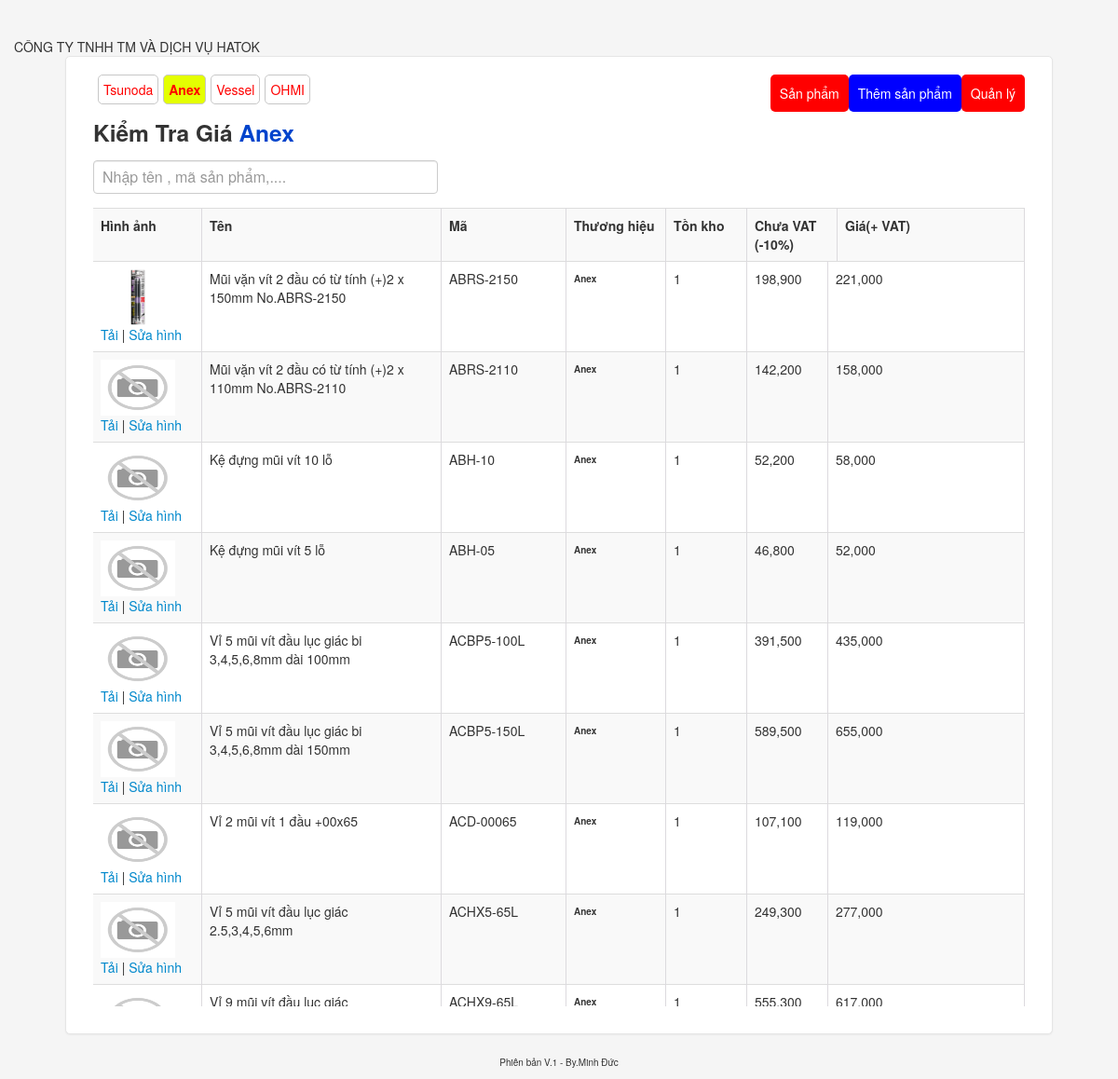
Page /3 on the committed database.
### sanpham/models.py (models this page shows, shortened)
class thuonghieu(models.Model):
    ten = models.CharField(max_length=100,default='HATOK',verbose_name='Thương hiệu')
    def __str__(self):
        return self.ten
    class Meta:
        verbose_name_plural = 'Thương hiệu'

class sanpham(models.Model):
    ten = models.CharField(max_length=200,verbose_name='Tên sản phẩm')
    masp = models.CharField(max_length=100,verbose_name='Mã sản phẩm')
    thuonghieusp = models.ForeignKey(thuonghieu,on_delete=models.CASCADE,verbose_name='Thương hiệu')
    choices = [('cai', 'Cái'), ('hop', 'Hộp'), ('bo', 'Bộ'),('sanpham', 'Sản phẩm')]
    donvi = models.CharField(max_length=25,choices=choices, default='sanpham',verbose_name='Đơn vị')
    giabanle = models.IntegerField(verbose_name='Giá (đã bao gồm VAT)',null=False)
    soluong = models.IntegerField(verbose_name='Tồn kho',default='1')
    hinh = models.ImageField(verbose_name='Hình ảnh',null=False, upload_to='sanpham/',default='media/sanpham/none-img.png')
    def kovat(self):
        return self.giabanle * 0.9
    class Meta:
        verbose_name_plural = 'Sản phẩm'

### sanpham/views.py (the view)
# urls.py: path("<int:id>", index_th, name = 'index_th' ),
def index_th(request,id):
    sp = sanpham.objects.all()
    thuonghieus = thuonghieu.objects.all()
    try:
        th = thuonghieu.objects.get(id=id)
    except thuonghieu.DoesNotExist:
        messages.add_message(request, messages.INFO, 'Có cái gì đó sai sai !')
        return redirect('sanpham:index')
    data={'sp':sp,
          'th':th,
          'thuonghieus':thuonghieus,
    }
    return render(request,'quanlysanpham/index_th.html',data)

### templates/quanlysanpham/index_th.html (shortened to what this page needs)
{% extends "quanlysanpham/base.html" %}
{% load humanize %}
{% block content %}
<blink>
   <marquee>
      CÔNG TY TNHH TM VÀ DỊCH VỤ HATOK
   </marquee>
</blink>
<div class="form-signin">
    {% include 'quanlysanpham/danhsach-thuonghieu.html' %}
    <div class="thuonghieusp" style="display: flex;">
        {% for d in thuonghieus %}
            <a href="{% url 'sanpham:index_th' d.id %}" id="thuong-hieu-{{ d.id }}" style="margin-left: 5px;color: red;padding: 5px;border: 1px solid #c7c7c7;border-radius: 5px;">{{ d.ten }}</a>
        {% endfor %}
</div>
    <h3 class="form-signin-heading">Kiểm Tra Giá<b style="color: #0044cc;"> {{ th.ten }}</b></h3>
	<input id="q" type="text" placeholder="Nhập tên , mã sản phẩm,...." />
    <br/>
    <table class="table table-striped dis-s">
       <tr id="sticks">
           <td id="hinh"><strong>Hình ảnh</strong></td>
            <td id="ten"><strong>Tên</strong></td>
            <td id="ma"><strong>Mã </strong></td>
            <td id="th"><strong>Thương hiệu</strong></td>
            <td id="tonkho"><strong>Tồn kho</strong></td>
            <td id="gia"><strong>Chưa VAT (-10%)</strong></td>
            <td id="gias"><strong>Giá(+ VAT)</strong></td>
        </tr>
    </table>
<div class="tab id">
    <table class="table table-striped dis">
        {% for r in th.sanpham_set.all %}
        <tr>
            <td id="hinh"><img src="{{ r.hinh.url }}" style="width: 80px;height: 60px">
                <br>
                <a href="{{ r.hinh.url }}" download="{{ r.ten }}">Tải </a> | <a href="/admin/sanpham/sanpham/{{ r.id }}/change/">Sửa hình </a>
            </td>
            <td id="ten" style="display: table-cell;width:240px;height: 80px;">{{ r.ten }}</td>
            <td id="ma">{{ r.masp }}</td>
            <td id="th"><p>{{ r.thuonghieusp }}</p></td>
            <td id="tonkho">{{ r.soluong }}</td>
            <td id="tonkho">{{ r.kovat|floatformat:"0"|intcomma }}</td>
            <td id="gias">{{ r.giabanle|intcomma }}</td>
        </tr>
        {% endfor %}
	</table>
</div>
</div>
    </div>
{% endblock %}

### static/css/style.css (style rules this page uses)
body { padding-top: 40px; padding-bottom: 40px; background-color: #f5f5f5; }
.form-signin { max-width: 1000px; padding: 19px 29px 29px; margin: 0 auto 20px; background-color: #fff; border: 1px solid #e5e5e5; -webkit-border-radius: 5px; -moz-border-radius: 5px; border-radius: 5px; -webkit-box-shadow: 0 1px 2px rgba(0,0,0,.05); -moz-box-shadow: 0 1px 2px rgba(0,0,0,.05); box-shadow: 0 1px 2px rgba(0,0,0,.05); }
.form-signin .form-signin-heading, .form-signin .checkbox { margin-bottom: 10px; }
.form-signin input[type="text"], .form-signin input[type="password"] { font-size: 16px; height: auto; margin-bottom: 15px; padding: 7px 9px; }
.table-striped tbody > tr:nth-child(odd) > td, .table-striped tbody > tr:nth-child(odd) > th, .table th, .table td { border-right: 1px solid #dcdade; }
td#hinh { width: 100px; }
td#ma { width: 117px; }
td#th { width: 90px; }
td#ten { width: 240px; }
td#tonkho { width: 70px; }
td#gia { width: 80px; }
td#th p { display: block; font-size: 10px; font-weight: 600; }
.tab { overflow-y: scroll; height: 800px; }
.table { margin-bottom: 0px; }
input, textarea, .uneditable-input { width: 350px; }

### rows in the picture
thuonghieu: ten "Tsunoda"
thuonghieu: ten "Anex"
thuonghieu: ten "Vessel"
thuonghieu: ten "OHMI"
sanpham: hinh (picture), ten "Mũi vặn vít 2 đầu có từ tính (+)2 x 150mm No.ABRS-2150", masp "ABRS-2150", thuonghieusp "Anex", soluong "1", kovat "198,900", giabanle "221,000"
sanpham: hinh (picture), ten "Mũi vặn vít 2 đầu có từ tính (+)2 x 110mm No.ABRS-2110", masp "ABRS-2110", thuonghieusp "Anex", soluong "1", kovat "142,200", giabanle "158,000"
sanpham: hinh (picture), ten "Kệ đựng mũi vít 10 lỗ", masp "ABH-10", thuonghieusp "Anex", soluong "1", kovat "52,200", giabanle "58,000"
sanpham: hinh (picture), ten "Kệ đựng mũi vít 5 lỗ", masp "ABH-05", thuonghieusp "Anex", soluong "1", kovat "46,800", giabanle "52,000"
sanpham: hinh (picture), ten "Vỉ 5 mũi vít đầu lục giác bi 3,4,5,6,8mm dài 100mm", masp "ACBP5-100L", thuonghieusp "Anex", soluong "1", kovat "391,500", giabanle "435,000"
sanpham: hinh (picture), ten "Vỉ 5 mũi vít đầu lục giác bi 3,4,5,6,8mm dài 150mm", masp "ACBP5-150L", thuonghieusp "Anex", soluong "1", kovat "589,500", giabanle "655,000"
sanpham: hinh (picture), ten "Vỉ 2 mũi vít 1 đầu +00x65", masp "ACD-00065", thuonghieusp "Anex", soluong "1", kovat "107,100", giabanle "119,000"
sanpham: hinh (picture), ten "Vỉ 5 mũi vít đầu lục giác 2.5,3,4,5,6mm", masp "ACHX5-65L", thuonghieusp "Anex", soluong "1", kovat "249,300", giabanle "277,000"
sanpham: hinh (picture), ten "Vỉ 9 mũi vít đầu lục giác…", masp "ACHX9-65L", thuonghieusp "Anex", soluong "1", kovat "555,300", giabanle "617,000"
